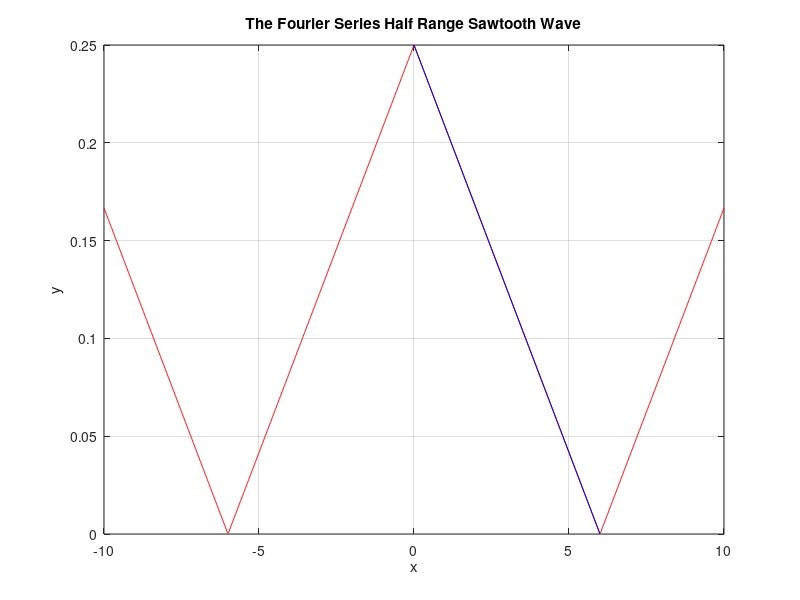

Write MATLAB code to recreate this figure.
%% ME 3001 - Mechanical Engineeing Analysis
%
% Tristan Hill - 7/28/2014 - modified from Dr. Han
%              - 3/30/2017
% Fourier Series Half Range Expansions
%% 

clear all
close all
clc


B=.25
P=6

x_hr=0:0.1:6;
f_hr=B-B/P*x_hr;

x=-10:0.01:10;%create a range of x values


%calculate the Sigma Series part of the function

sum=B/2;
N=100
for n=1:N
    
    sum=sum+2*B/(n*pi)^2*(1-cos(n*pi))*cos(n*pi*x/P);
      
end

% sum=sum; %multiply by constant part of bn

figure(1)    % show the result alone
plot(x,sum,'r');hold on
plot(x_hr,f_hr,'b')
title('The Fourier Series Half Range Sawtooth Wave')
xlabel('x')
ylabel('y')
% axis([])
grid on

% sum=0;
% for i=1:n
%     
%     single=((-1)^i-1)/i^2*cos(i*pi*x/2);
%     sum=sum+single; %sum the series as you go 
%     
% end
% 
% sum=1+8/pi^2*sum; %add a0 and multiply by constant bn
% 
% figure(2)    % show the result alone
% plot(x,sum,'r')
% axis equal
% title('The Fourier Series Sqaure Wave')
% xlabel('x')
% ylabel('y')
% grid on

% % integrate symbolically
% syms B P x
% 
% e=(2/P)*(B-B/P*x)*cos(n*pi*x/P)
% 
% int(e,x)
% 
